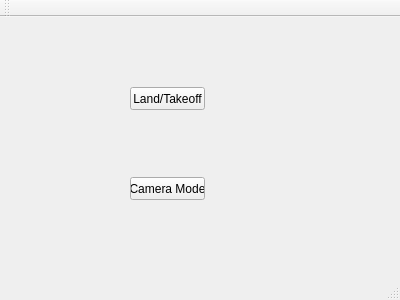
<?xml version="1.0" encoding="UTF-8"?>
<ui version="4.0">
 <class>MainWindow</class>
 <widget class="QMainWindow" name="MainWindow">
  <property name="geometry">
   <rect>
    <x>0</x>
    <y>0</y>
    <width>400</width>
    <height>300</height>
   </rect>
  </property>
  <property name="windowTitle">
   <string>MainWindow</string>
  </property>
  <widget class="QWidget" name="centralWidget">
   <widget class="QPushButton" name="pushButton">
    <property name="geometry">
     <rect>
      <x>130</x>
      <y>70</y>
      <width>75</width>
      <height>23</height>
     </rect>
    </property>
    <property name="text">
     <string>Land/Takeoff</string>
    </property>
   </widget>
   <widget class="QPushButton" name="pushButton_2">
    <property name="geometry">
     <rect>
      <x>130</x>
      <y>160</y>
      <width>75</width>
      <height>23</height>
     </rect>
    </property>
    <property name="text">
     <string>Camera Mode</string>
    </property>
   </widget>
  </widget>
  <widget class="QMenuBar" name="menuBar">
   <property name="geometry">
    <rect>
     <x>0</x>
     <y>0</y>
     <width>400</width>
     <height>21</height>
    </rect>
   </property>
  </widget>
  <widget class="QToolBar" name="mainToolBar">
   <attribute name="toolBarArea">
    <enum>TopToolBarArea</enum>
   </attribute>
   <attribute name="toolBarBreak">
    <bool>false</bool>
   </attribute>
  </widget>
  <widget class="QStatusBar" name="statusBar"/>
 </widget>
 <layoutdefault spacing="6" margin="11"/>
 <resources/>
 <connections/>
</ui>
